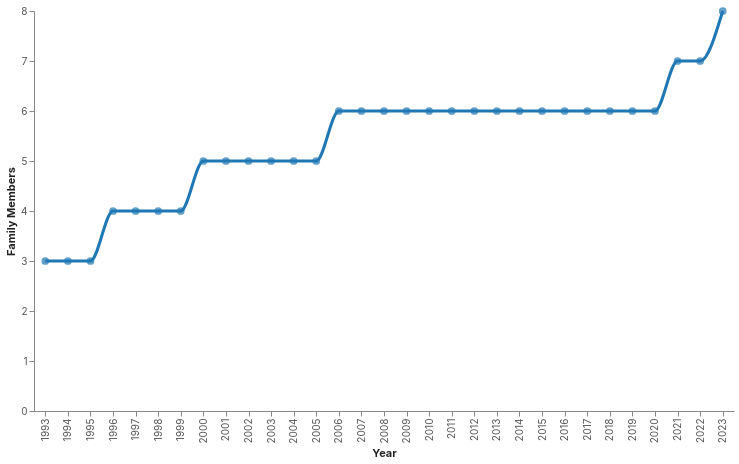

Vega-Lite specification for this chart:
### Vega-Lite specification from a JSON file in a GitHub repository (floating-point values rounded to 4 significant figures)
{"$schema": "https://vega.github.io/schema/vega-lite/v5.json", "description": "Family size over time with life events shown as tooltips", "width": 700, "height": 400, "data": {"values": [{"year": 1993, "members": 3, "event": "I am born!"}, {"year": 1994, "members": 3}, {"year": 1995, "members": 3}, {"year": 1996, "members": 4, "event": "Noa is born"}, {"year": 1997, "members": 4}, {"year": 1998, "members": 4}, {"year": 1999, "members": 4}, {"year": 2000, "members": 5, "event": "Aviv is born"}, {"year": 2001, "members": 5}, {"year": 2002, "members": 5}, {"year": 2003, "members": 5}, {"year": 2004, "members": 5}, {"year": 2005, "members": 5}, {"year": 2006, "members": 6, "event": "Rona is born"}, {"year": 2007, "members": 6}, {"year": 2008, "members": 6}, {"year": 2009, "members": 6}, {"year": 2010, "members": 6}, {"year": 2011, "members": 6}, {"year": 2012, "members": 6}, {"year": 2013, "members": 6}, {"year": 2014, "members": 6}, {"year": 2015, "members": 6}, {"year": 2016, "members": 6}, {"year": 2017, "members": 6}, {"year": 2018, "members": 6}, {"year": 2019, "members": 6}, {"year": 2020, "members": 6}, {"year": 2021, "members": 7, "event": "Married Noga"}, {"year": 2022, "members": 7}, {"year": 2023, "members": 8, "event": "Mia is born"}]}, "layer": [{"mark": {"type": "line", "interpolate": "monotone", "strokeWidth": 3, "color": "#1f77b4"}, "encoding": {"x": {"field": "year", "type": "ordinal", "title": "Year"}, "y": {"field": "members", "type": "quantitative", "title": "Family Members"}}}, {"mark": {"type": "point", "filled": true, "size": 60, "color": "#1f77b4"}, "encoding": {"x": {"field": "year", "type": "ordinal"}, "y": {"field": "members", "type": "quantitative"}, "tooltip": [{"field": "year", "type": "ordinal", "title": "Year"}, {"field": "members", "type": "quantitative", "title": "Family Members"}, {"field": "event", "type": "nominal", "title": "Event"}]}}], "config": {"axis": {"grid": false, "labelFont": "Inter", "titleFont": "Inter", "labelColor": "#555", "titleColor": "#222"}, "view": {"stroke": "transparent"}, "background": "#ffffff"}}
